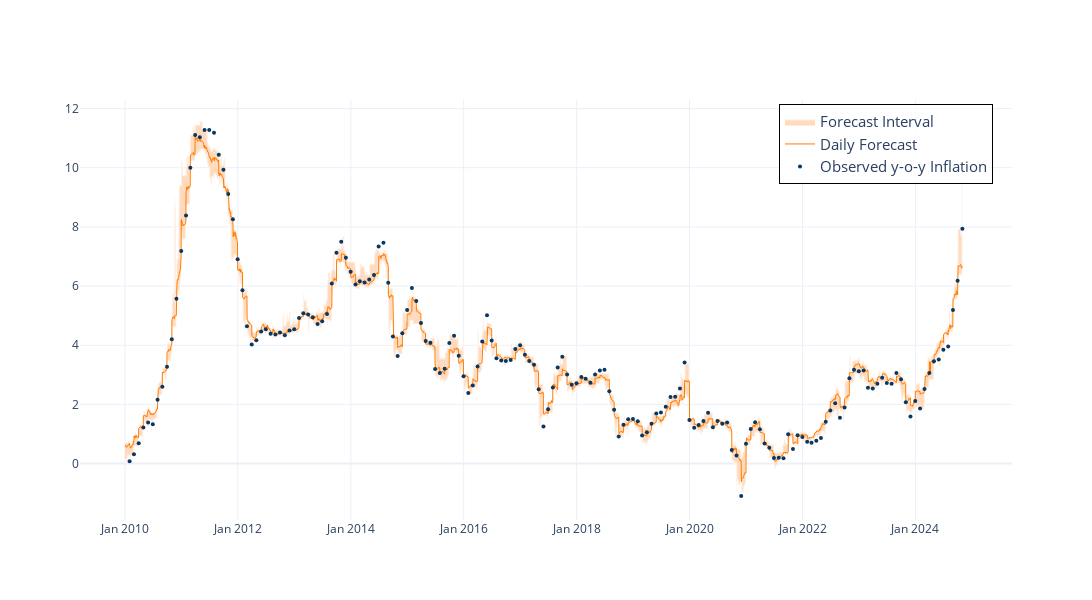

The notebook cell saved with this chart:
### Markdown cell above
#### Daily Forecast

### Code cell
fig2 = go.Figure()
# Add the forecast interval fill
fig2.add_trace(go.Scatter(
    x=daily_forecast.index.tolist() + daily_forecast.index[::-1].tolist(),
    y=daily_forecast["min"].tolist() + daily_forecast["max"][::-1].tolist(),
    fill='toself',
    fillcolor='#ffdabe',
    line=dict(color='rgba(255,255,255,0.5)'),
    hoverinfo="skip",
    showlegend=True,
    name="Forecast Interval"
))
# Add the high-frequency forecast line
fig2.add_trace(go.Scatter(
    x=daily_forecast.index, 
    y=daily_forecast["w_avg_best"], 
    mode='lines', 
    name="Daily Forecast", 
    line=dict(color='#ff7d00', width=1.0),
    #marker=dict(size=1.5)
))
# Add the y-o-y inflation line
fig2.add_trace(go.Scatter(
    x=df.index, 
    y=df["ipc_all"], 
    mode='markers', 
    name="Observed y-o-y Inflation", 
    line=dict(color='#073763', width=0.8),
    marker=dict(size=4)
))
# Update layout for better visualization
fig2.update_layout(
    #title='High-frequency Inflation Forecast and y-o-y Inflation',
    #xaxis_title='Date',
    #yaxis_title='%',
    #legend_title='Legend',
    template='plotly_white',
    width=1200, 
    height=600,
    legend=dict(
        x=0.75,
        y=0.99,
        bgcolor='rgba(255, 255, 255, 0.8)',
        font=dict(size=15),
        bordercolor='black',
        borderwidth=1
    )
)
# Update x-axis to show dates in the desired format
fig2.update_xaxes(tickformat='%b %Y')
# Show the plot
fig2.show()

# Save the plot as an image
fig2.write_image('./Images/F1_Daily_Forecast.png', format='png', scale=3)

### Figure 1 — Plotly figure (JSON) as saved in the notebook; plotly's stock layout.template omitted (floating-point values rounded to 4 significant figures; data arrays with more than 128 entries replaced by an {"elided": "..."} marker saying what was removed)
{"data": [{"fill": "toself", "fillcolor": "#ffdabe", "hoverinfo": "skip", "line": {"color": "rgba(255,255,255,0.5)"}, "name": "Forecast Interval", "showlegend": true, "type": "scatter", "x": {"elided": "10836 str values"}, "y": {"elided": "10836 float values"}}, {"line": {"color": "#ff7d00", "width": 1}, "mode": "lines", "name": "Daily Forecast", "type": "scatter", "x": {"elided": "5418 str values"}, "y": {"elided": "5418 float values"}}, {"line": {"color": "#073763", "width": 0.8}, "marker": {"size": 4}, "mode": "markers", "name": "Observed y-o-y Inflation", "type": "scatter", "x": {"elided": "178 str values"}, "y": {"elided": "178 float values"}}], "layout": {"height": 600, "legend": {"bgcolor": "rgba(255, 255, 255, 0.8)", "bordercolor": "black", "borderwidth": 1, "font": {"size": 15}, "x": 0.75, "y": 0.99}, "width": 1200, "xaxis": {"tickformat": "%b %Y"}}}
